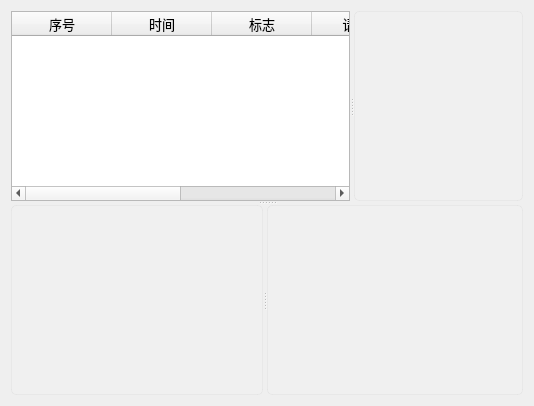
         <widget class="QWidget" name="page_6">
          <layout class="QHBoxLayout" name="horizontalLayout_17">
           <item>
            <widget class="QSplitter" name="splitter_5">
             <property name="orientation">
              <enum>Qt::Vertical</enum>
             </property>
             <widget class="QWidget" name="widget_15" native="true">
              <property name="sizePolicy">
               <sizepolicy hsizetype="Expanding" vsizetype="Preferred">
                <horstretch>1</horstretch>
                <verstretch>0</verstretch>
               </sizepolicy>
              </property>
              <layout class="QHBoxLayout" name="horizontalLayout_26">
               <item>
                <widget class="QSplitter" name="splitter_6">
                 <property name="orientation">
                  <enum>Qt::Horizontal</enum>
                 </property>
                 <widget class="QTableWidget" name="tableWidget_func">
                  <property name="sizePolicy">
                   <sizepolicy hsizetype="Expanding" vsizetype="Expanding">
                    <horstretch>2</horstretch>
                    <verstretch>0</verstretch>
                   </sizepolicy>
                  </property>
                  <property name="font">
                   <font>
                    <family>OPPOSans B</family>
                    <pointsize>10</pointsize>
                   </font>
                  </property>
                  <property name="styleSheet">
                   <string notr="true"/>
                  </property>
                  <property name="editTriggers">
                   <set>QAbstractItemView::NoEditTriggers</set>
                  </property>
                  <column>
                   <property name="text">
                    <string>序号</string>
                   </property>
                  </column>
                  <column>
                   <property name="text">
                    <string>时间</string>
                   </property>
                  </column>
                  <column>
                   <property name="text">
                    <string>标志</string>
                   </property>
                  </column>
                  <column>
                   <property name="text">
                    <string>请求源</string>
                   </property>
                  </column>
                  <column>
                   <property name="text">
                    <string>目标源</string>
                   </property>
                  </column>
                  <column>
                   <property name="text">
                    <string>信息</string>
                   </property>
                  </column>
                 </widget>
                 <widget class="QPlainTextEdit" name="plainTextEdit_4">
                  <property name="sizePolicy">
                   <sizepolicy hsizetype="Expanding" vsizetype="Expanding">
                    <horstretch>1</horstretch>
                    <verstretch>0</verstretch>
                   </sizepolicy>
                  </property>
                  <property name="font">
                   <font>
                    <family>Cascadia Code SemiBold</family>
                    <pointsize>10</pointsize>
                   </font>
                  </property>
                  <property name="styleSheet">
                   <string notr="true">#plainTextEdit_4{
	border: 1px solid rgba(197, 197, 197,50);
	background-color: rgba(255, 255, 255, 20);
	border-radius: 5px;
	color: rgb(255, 255, 255);
}</string>
                  </property>
                  <property name="plainText">
                   <string/>
                  </property>
                 </widget>
                </widget>
               </item>
              </layout>
             </widget>
             <widget class="QWidget" name="widget_16" native="true">
              <layout class="QHBoxLayout" name="horizontalLayout_25">
               <item>
                <widget class="QSplitter" name="splitter_7">
                 <property name="orientation">
                  <enum>Qt::Horizontal</enum>
                 </property>
                 <widget class="QTextEdit" name="textEdit_2">
                  <property name="sizePolicy">
                   <sizepolicy hsizetype="Expanding" vsizetype="Expanding">
                    <horstretch>1</horstretch>
                    <verstretch>0</verstretch>
                   </sizepolicy>
                  </property>
                  <property name="font">
                   <font>
                    <family>Cascadia Code SemiBold</family>
                    <pointsize>11</pointsize>
                   </font>
                  </property>
                  <property name="styleSheet">
                   <string notr="true">#textEdit_2{
	border: 1px solid rgba(197, 197, 197,50);
	background-color: rgba(255, 255, 255, 20);
	border-radius: 5px;
	color: rgb(255, 255, 255);
}</string>
                  </property>
                 </widget>
                 <widget class="QTextEdit" name="textEdit_3">
                  <property name="font">
                   <font>
                    <family>Cascadia Code SemiBold</family>
                    <pointsize>11</pointsize>
                   </font>
                  </property>
                  <property name="styleSheet">
                   <string notr="true">#textEdit_3{
	border: 1px solid rgba(197, 197, 197,50);
	background-color: rgba(255, 255, 255, 20);
	border-radius: 5px;
	color: rgb(255, 255, 255);
}</string>
                  </property>
                 </widget>
                </widget>
               </item>
              </layout>
             </widget>
            </widget>
           </item>
          </layout>
         </widget>
